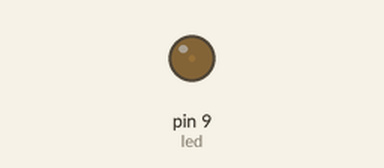
Recording of a sketch running on a simulated Arduino Uno, built with avr-gcc and run on an emulated ATmega328P. Parts: output pins drawn as LEDs (lit = HIGH).

Above: at 0.05 s.
At 0.95 s:
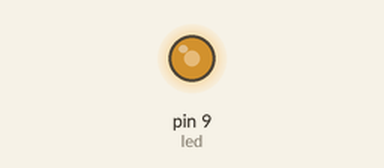
At 1.4 s:
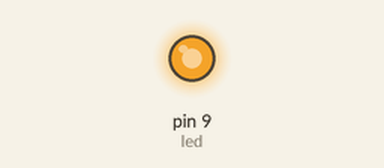
At 2.75 s:
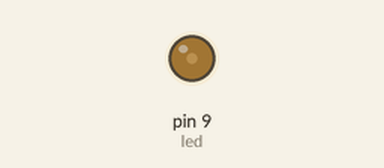
Timing chart, 0 to 7.0 s (numbered marks = the images above):
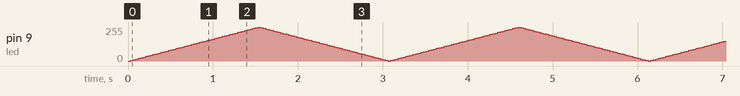

The sketch:

main.ino
```cpp
/*
Fade an LED

This is a very basic project to fade an LED on and off

- 1x LED
- 2x male:male wires
- 1x 220 ohm resistors
 */

#include <Arduino.h>

int led = 9;
int brightness = 0;
int fadeAmount = 5;

// setup, runs once
void setup() {
    pinMode(led, OUTPUT);
}

// main loop, runs repeatedly
void loop() {
    analogWrite(led, brightness);

    brightness += fadeAmount;

    if (brightness == 0 || brightness == 255) {
        fadeAmount = -fadeAmount;
    }

    delay(30);
}
```
